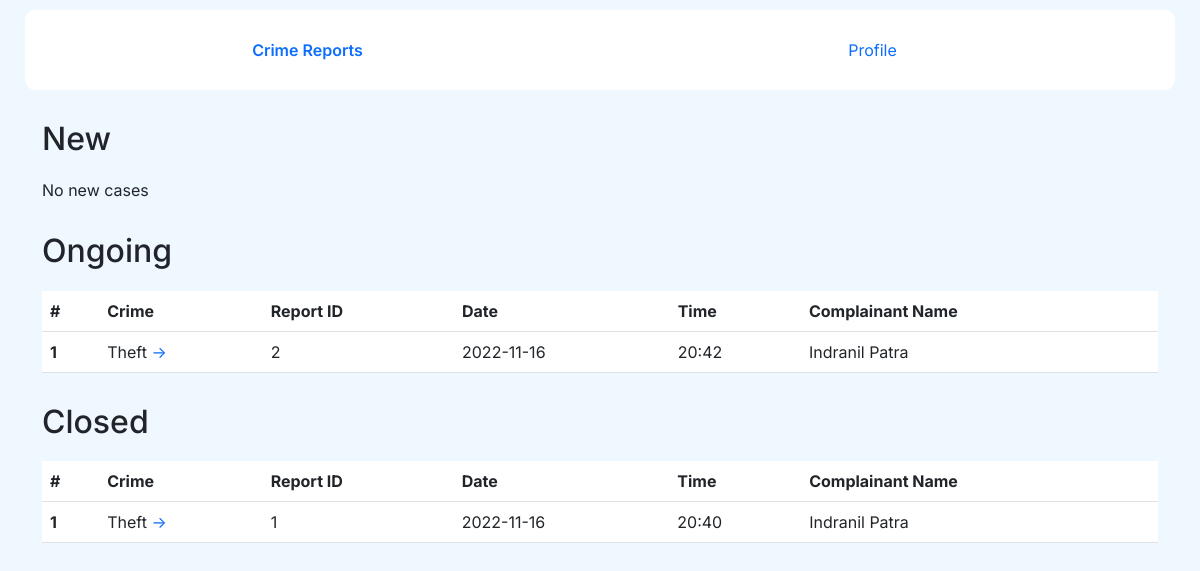
Page /police (signed in) on the committed database.
### models.py (models this page shows)
class TheftFir(db.Model):
    __tablename__='theft_fir'
    id=db.Column(db.Integer, primary_key=True, autoincrement=True)
    ftime=db.Column(db.DateTime, nullable=False)
    username=db.Column(db.String, db.ForeignKey('user.username'), nullable=False)
    cname=db.Column(db.String, nullable=False)
    pname=db.Column(db.String, nullable=False)
    address=db.Column(db.String, nullable=False)
    mob=db.Column(db.String, nullable=False)
    email=db.Column(db.String, nullable=False)
    place=db.Column(db.String, nullable=False)
    datetime=db.Column(db.String, nullable=False)
    aname=db.Column(db.String, nullable=False)
    description=db.Column(db.String, nullable=False)
    closed=db.Column(db.Integer, nullable=False)

### manager.py (the view)
@app.route('/police', methods=['GET'])
@login_required
@admin_required
def police_home():
    firs=db.session.query(TheftFir).order_by(desc(TheftFir.ftime)).all()
    closed=[]
    ongoing=[]
    new=[]
    for fir in firs:
        if fir.closed==1:
            closed.append(fir)
        else:
            actions=db.session.query(Actions).filter(Actions.id==fir.id).first()
            if actions is None:
                new.append(fir)
            else:
                ongoing.append(fir)
    return render_template('police_home.html', closed=closed, ongoing=ongoing, new=new)

### manager.py (called while the page is built)
def permission_required(role):
    def decorator(f):
        @wraps(f)
        def decorated_function(*args, **kwargs):
            if current_user.get_role() != role:
                abort(403)
            return f(*args, **kwargs)
        return decorated_function
    return decorator

@login_manager.user_loader
def load_user(user_id):
    return User.query.get(int(user_id))

### models.py (called while the page is built)
    def get_role(self):
            return self.role

### templates/police_home.html (shortened to what this page needs)
{% extends 'base.html' %}
{% block styles %}
<link rel="stylesheet" href="{{url_for("static", filename="styles/reported_crimes.css")}}"/>
{% endblock %}
{% block content %}
<nav class="nav justify-content-center nav-justified sticky-top">
    <a class="nav-link active" aria-current="page" href="/police">Crime Reports</a>
    <a class="nav-link" href="/police/profile">Profile</a>
</nav>
<div class="container">
  <h2 style="margin-bottom: 20px;">New</h2>
  {% if new|length == 0%}
    <p>No new cases</p>
    {% endif %}
    <h2 style="margin-bottom: 20px; margin-top: 30px;">Ongoing</h2>
  {% if ongoing|length == 0%}
    <p>No ongoing cases</p>
  {% else %}
    <table class="table table-hover">
        <thead>
          <tr>
            <th scope="col">#</th>
            <th scope="col">Crime</th>
            <th scope="col">Report ID</th>
            <th scope="col">Date</th>
            <th scope="col">Time</th>
            <th scope="col">Complainant Name</th>
          </tr>
        </thead>
        <tbody>
          {% for fir in ongoing %}
          <tr>
            <th scope="row">{{loop.index}}</th>
            <td>{{fir['__tablename__'].split('_')[0].title()}}<a href="/police/action-page/{{fir['id']}}" style="text-decoration: none;">  -></a></td>
            <td>{{fir['id']}}</td>
            <td>{{fir['ftime'].strftime('%Y-%m-%d %H:%M').split(' ')[0]}}</td>
            <td>{{fir['ftime'].strftime('%Y-%m-%d %H:%M').split(' ')[1]}}</td>
            <td>{{fir['cname']}}</td>
          </tr>
          {% endfor %}
        </tbody>
      </table>
    {% endif %}
    <h2 style="margin-bottom: 20px; margin-top: 30px;">Closed</h2>
  {% if closed|length == 0%}
    <p>No closed cases</p>
  {% else %}
    <table class="table table-hover">
        <thead>
          <tr>
            <th scope="col">#</th>
            <th scope="col">Crime</th>
            <th scope="col">Report ID</th>
            <th scope="col">Date</th>
            <th scope="col">Time</th>
            <th scope="col">Complainant Name</th>
          </tr>
        </thead>
        <tbody>
          {% for fir in closed %}
          <tr>
            <th scope="row">{{loop.index}}</th>
            <td>{{fir['__tablename__'].split('_')[0].title()}}<a href="/police/action-page/{{fir['id']}}" style="text-decoration: none;">  -></a></td>
            <td>{{fir['id']}}</td>
            <td>{{fir['ftime'].strftime('%Y-%m-%d %H:%M').split(' ')[0]}}</td>
            <td>{{fir['ftime'].strftime('%Y-%m-%d %H:%M').split(' ')[1]}}</td>
            <td>{{fir['cname']}}</td>
          </tr>
          {% endfor %}
        </tbody>
      </table>
    {% endif %}
</div>
{% endblock %}

### static/styles/base.css (style rules this page uses)
* { font-family: 'Inter', sans-serif; }
body { padding: 10px 25px; background-color: rgb(239, 248, 255); }
nav { padding: 20px; background-color: white; border-radius: 10px; }
.container { margin-top: 30px; }
.active { font-weight: 600; }
a { text-decoration: none; }

### static/styles/reported_crimes.css (style rules this page uses)
.table { background-color: white; }

### rows in the picture
TheftFir: __tablename__.split "Theft", id "2", ftime "2022-11-16", ftime "20:42", cname "Indranil Patra"
TheftFir: __tablename__.split "Theft", id "1", ftime "2022-11-16", ftime "20:40", cname "Indranil Patra"
